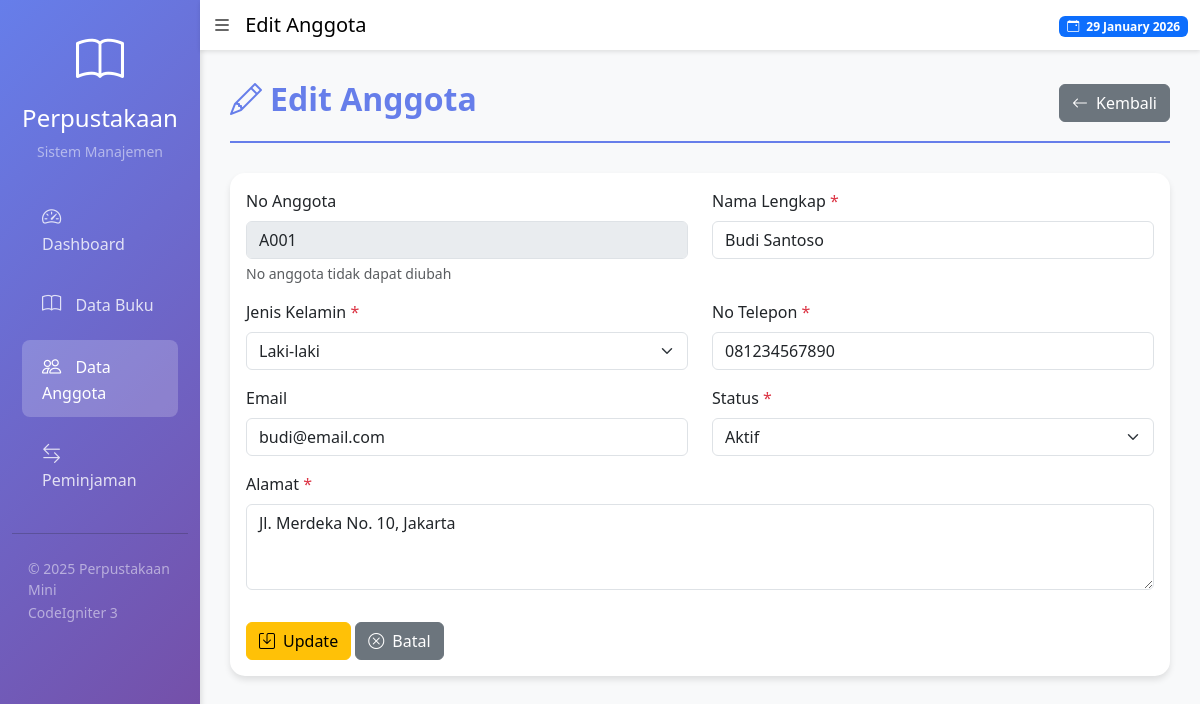
/anggota/edit/1, run on the app's committed database.
### tables this page shows
CREATE TABLE `anggota` (
  `id_anggota` int NOT NULL,
  `no_anggota` varchar(20) NOT NULL,
  `nama_anggota` varchar(100) NOT NULL,
  `jenis_kelamin` enum('L','P') NOT NULL,
  `alamat` text NOT NULL,
  `no_telp` varchar(15) NOT NULL,
  `email` varchar(100) DEFAULT NULL,
  `tanggal_daftar` date NOT NULL,
  `status` enum('Aktif','Tidak Aktif') DEFAULT 'Aktif',
  `created_at` timestamp NULL DEFAULT CURRENT_TIMESTAMP,
  `updated_at` timestamp NULL DEFAULT CURRENT_TIMESTAMP ON UPDATE CURRENT_TIMESTAMP
);

### application/controllers/Anggota.php (called while the page is built, shortened)
<?php
class Anggota extends CI_Controller {
    public function __construct()
    {
        $this->load->model('Anggota_model');
    }
    public function edit($id)
    {
        $data['title'] = 'Edit Anggota';
        $data['anggota'] = $this->Anggota_model->get_by_id($id);
        $this->load->view('templates/header', $data);
        $this->load->view('anggota/edit', $data);
        $this->load->view('templates/footer');
    }
}

### index.php (called while the page is built, shortened)
<?php
require_once BASEPATH.'core/CodeIgniter.php';

### application/models/Anggota_model.php (called while the page is built, shortened)
<?php
class Anggota_model extends CI_Model {
    private $table = 'anggota';
    public function get_by_id($id)
    {
        return $this->db->get_where($this->table, ['id_anggota' => $id])->row();
    }
}

### application/views/anggota/edit.php (the view, shortened to what this page needs)
<div class="page-header">
    <div class="d-flex justify-content-between align-items-center">
        <div>
            <h2><i class="bi bi-pencil me-2"></i><?= $title ?></h2>
        </div>
        <a href="<?= base_url('anggota') ?>" class="btn btn-secondary">
            <i class="bi bi-arrow-left me-2"></i>Kembali
        </a>
    </div>
</div>
<div class="card">
    <div class="card-body">
        <form action="<?= base_url('anggota/update') ?>" method="post">
            <div class="row">
                <div class="col-md-6 mb-3">
                    <label for="no_anggota" class="form-label">No Anggota</label>
                    <input type="text" class="form-control" value="<?= $anggota->no_anggota ?>" disabled>
                    <div class="form-text">No anggota tidak dapat diubah</div>
                </div>
                <div class="col-md-6 mb-3">
                    <label for="nama_anggota" class="form-label">Nama Lengkap <span class="text-danger">*</span></label>
                    <input type="text" class="form-control" id="nama_anggota" name="nama_anggota" value="<?= $anggota->nama_anggota ?>" required>
                </div>
                <div class="col-md-6 mb-3">
                    <label for="jenis_kelamin" class="form-label">Jenis Kelamin <span class="text-danger">*</span></label>
                    <select class="form-select" id="jenis_kelamin" name="jenis_kelamin" required>
                        <option value="L" <?= $anggota->jenis_kelamin == 'L' ? 'selected' : '' ?>>Laki-laki</option>
                    </select>
                </div>
                <div class="col-md-6 mb-3">
                    <label for="no_telp" class="form-label">No Telepon <span class="text-danger">*</span></label>
                    <input type="text" class="form-control" id="no_telp" name="no_telp" value="<?= $anggota->no_telp ?>" required>
                </div>
                <div class="col-md-6 mb-3">
                    <label for="email" class="form-label">Email</label>
                    <input type="email" class="form-control" id="email" name="email" value="<?= $anggota->email ?>">
                </div>
                <div class="col-md-6 mb-3">
                    <label for="status" class="form-label">Status <span class="text-danger">*</span></label>
                    <select class="form-select" id="status" name="status" required>
                        <option value="Aktif" <?= $anggota->status == 'Aktif' ? 'selected' : '' ?>>Aktif</option>
                    </select>
                </div>
                <div class="col-md-12 mb-3">
                    <label for="alamat" class="form-label">Alamat <span class="text-danger">*</span></label>
                    <textarea class="form-control" id="alamat" name="alamat" rows="3" required><?= $anggota->alamat ?></textarea>
                </div>
            </div>
            <div class="mt-3">
                <button type="submit" class="btn btn-warning">
                    <i class="bi bi-save me-2"></i>Update
                </button>
                <a href="<?= base_url('anggota') ?>" class="btn btn-secondary">
                    <i class="bi bi-x-circle me-2"></i>Batal
                </a>
            </div>
        </form>
    </div>
</div>

### application/views/templates/header.php (style rules this page uses)
body { background-color: #f8f9fa; }
.card { border: none; border-radius: 15px; box-shadow: 0 4px 6px rgba(0,0,0,0.1); transition: transform 0.3s; }
.page-header { margin-bottom: 30px; padding-bottom: 15px; border-bottom: 2px solid #667eea; }
.page-header h2 { color: #667eea; font-weight: bold; }

### data on the page
anggota: no_anggota "A001", nama_anggota "Budi Santoso", jenis_kelamin "Laki-laki", no_telp "081234567890", email "budi@email.com", status "Aktif", alamat "Jl. Merdeka No. 10, Jakarta"

### other printed values
$title "Edit Anggota"
